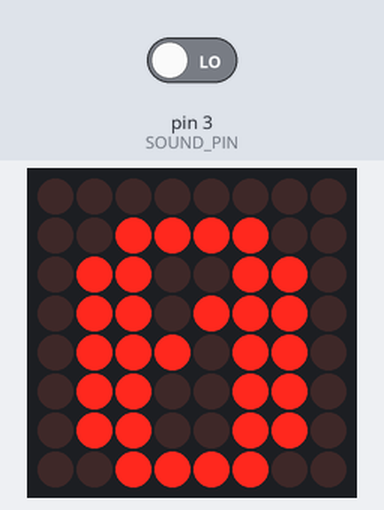
Recording of a sketch running on a simulated Arduino Uno, built with avr-gcc and run on an emulated ATmega328P. Shown: 8×8 LED matrix. The test bench sets the inputs (shaded band); at power-on: pin 3 (SOUND_PIN) LOW.

Above: at 1.2 s.
1.3 s: pin 3 (SOUND_PIN) driven HIGH
At 1.5 s:
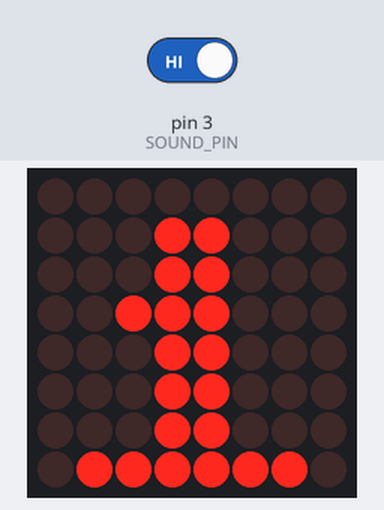
At 4.2 s:
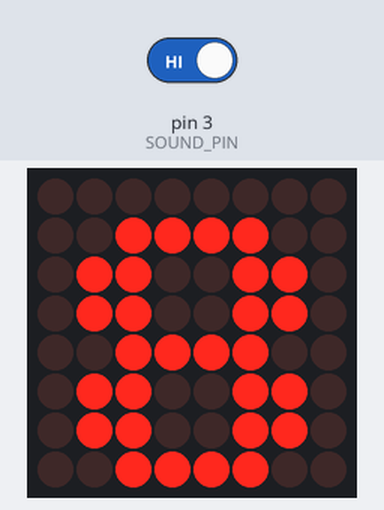
4.3 s: pin 3 (SOUND_PIN) driven LOW
At 8.8 s:
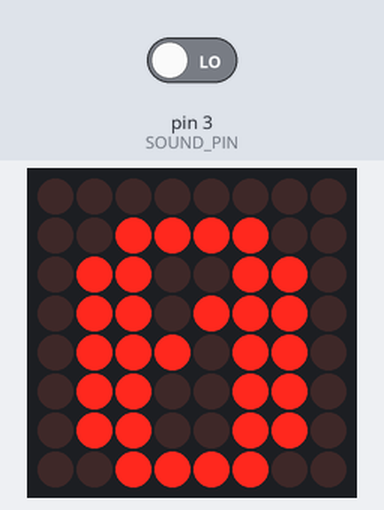
Timing chart, 0 to 10.3 s (numbered marks = the images above; inputs shaded):
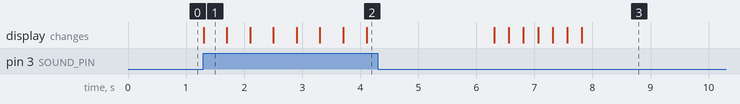

Measured:
- after the input at 1.3 s, the display: changes at once (image 1)
- after the input at 4.3 s, the display: first changes after 2.0 s (image 3 shows a later state)
- what the display in image 1 shows lasts 0.4 s, from 1.3 s to 1.7 s

The sketch:

ping-pong-rally-counter.ino
```cpp
/*
 * Ping Pong Rally Counter - Tim Russell
 */

#include "LedControl.h"

// ** DOT MATRIX DISPLAY **
LedControl lc = LedControl(10,8,9,1);
const byte NUMBERS[10][8] = { // data for displaying numbers, e.g. NUMBERS[3] = byte data for '3'
  {B00000000,B00111100,B01100110,B01101110,B01110110,B01100110,B01100110,B00111100}, // 0...
  {B00000000,B00011000,B00011000,B00111000,B00011000,B00011000,B00011000,B01111110},
  {B00000000,B00111100,B01100110,B00000110,B00001100,B00110000,B01100000,B01111110},
  {B00000000,B00111100,B01100110,B00000110,B00011100,B00000110,B01100110,B00111100},
  {B00000000,B00001100,B00011100,B00101100,B01001100,B01111110,B00001100,B00001100},
  {B00000000,B01111110,B01100000,B01111100,B00000110,B00000110,B01100110,B00111100},
  {B00000000,B00111100,B01100110,B01100000,B01111100,B01100110,B01100110,B00111100},
  {B00000000,B01111110,B01100110,B00001100,B00001100,B00011000,B00011000,B00011000},
  {B00000000,B00111100,B01100110,B01100110,B00111100,B01100110,B01100110,B00111100},
  {B00000000,B00111100,B01100110,B01100110,B00111110,B00000110,B01100110,B00111100}  // ...9
};
const byte TEN_COUNT[9] = { // individual 'dots' representing tens
  B00000000,B00000001,B00000011,B00000111,B00001111,B00011111,B00111111,B01111111,B11111111
};

// ** SOUND SENSOR **
const byte SOUND_PIN = 3; // arduino input pin accepting the sound sensor's digital output
int digitalSoundValue; // stores the digital value coming from the sound sensor

// Counters for the rally counting logic
byte hitCounter = 0;
byte tenCounter = 0;

// Hit detection delay
const int DETECTION_DELAY = 400; // ** Change delay between detections here (ms) **
unsigned long lastDetection = 0;

// Game timeout
const int TIMEOUT_LENGTH = 2200; // ** Change timeout length here (ms) **
unsigned long timeoutStartTime = 0;
bool timeoutStart = false;

void setup() {
  lc.shutdown(0, false); // the MAX72XX is in power-saving mode on startup, so do a wakeup call,
  lc.setIntensity(0, 8); // set the brightness to a medium value,
  lc.clearDisplay(0);    // and clear the display
  pinMode(SOUND_PIN, INPUT); // accept digital input from sound pin
  writeMatrixRows(NUMBERS[hitCounter]);
}

void loop() {
  digitalSoundValue = digitalRead(SOUND_PIN);

  // If sound detected & enough time passed since last detection:
  if (digitalSoundValue == HIGH && (millis() >= lastDetection + DETECTION_DELAY)) {
    if (hitCounter == 9) { // increase counters
      tenCounter++;
      hitCounter = 0;
    } else {
      hitCounter++;
    }
    writeMatrixRows(NUMBERS[hitCounter]); // display new value
    lastDetection = millis(); // update detection
    timeoutStartTime = millis(); // and timeout start times
    timeoutStart = true; // and start timeout

  // If timeout length reached since last sound:
  } else if (timeoutStart && (millis() >= timeoutStartTime + TIMEOUT_LENGTH)) {
      flash(3, 250); // flash screen
      hitCounter = 0; // reset counters etc.
      tenCounter = 0;
      timeoutStart = false;
      writeMatrixRows(NUMBERS[hitCounter]); // display 0
  }
}

/** Writes an array of bytes, each representing a row, to the 8x8 dot matrix display */
void writeMatrixRows(byte byteData[]) {
  if (tenCounter > 8) { // limit tenCounter since we only have 8 dots!
    tenCounter = 8;
  }
  byteData[0] = TEN_COUNT[tenCounter];
  for (byte row = 0; row < 8; row++) {
    lc.setRow(0, row, byteData[row]);
  }
}

/** Flash the screen n times, with delayLen ms between each state. n must be <= 255 */
void flash(byte n, int delayLen) {
  for (byte i = 0; i < n; i++) {
    lc.clearDisplay(0);
    delay(delayLen);
    writeMatrixRows(NUMBERS[hitCounter]);
    delay(delayLen);
  }
}
```
